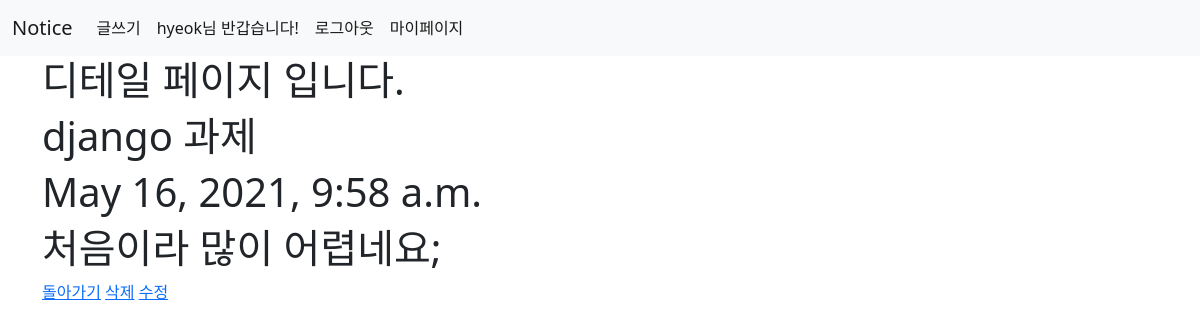
Page /notice/2/ (signed in) on the committed database.
### notice/models.py (models this page shows, shortened)
class Notice(models.Model):
    title = models.CharField(max_length=100)
    writer = models.CharField(max_length=100)
    number = models.IntegerField()
    pub_date = models.DateTimeField('date published')
    body = models.TextField()

### notice/views.py (the view)
# urls.py: path('<int:notice_id>/', views.detail, name='detail'),
def detail(request, notice_id):
    notice_detail = Notice.objects.get(id = notice_id)
    return render(request, 'detail.html', {'notice' : notice_detail})

### notice/templates/detail.html
{% extends 'base.html'%}
{% block content %}
    <h1>디테일 페이지 입니다.</h1>
    <h1>{{notice.title}}</h1>
    <h1>{{notice.pub_date}}</h1>
    <h1>{{notice.body}}</h1>
    <a href="{% url 'home' %}">돌아가기</a>
    <a href="{% url 'delete' notice.id %}">삭제</a>
    <a href="{% url 'edit' notice.id %}">수정</a>
{% endblock %}

### hyeokproject/templates/base.html (shortened to what this page needs)
<!DOCTYPE html>
<html lang="en">
<head>
    <link href="https://cdn.jsdelivr.net/npm/bootstrap@5.0.1/dist/css/bootstrap.min.css" rel="stylesheet">
</head>
<body>
    <nav class="navbar navbar-expand-lg navbar-light bg-light">
        <div class="container-fluid">
          <a class="navbar-brand" href="{% url 'home' %}">Notice</a>
          <div class="collapse navbar-collapse" id="navbarNavDropdown">
            <ul class="navbar-nav">
              {% if user.is_authenticated %}
              <li class="nav-item">
                <a class="nav-link active" aria-current="page" href="{% url 'new' %}">글쓰기</a>
              </li>
              <li class="nav-item">
                <a class="nav-link active" aria-current="page">{{user.username}}님 반갑습니다!</a>
              </li>
              <li class="nav-item">
                <a class="nav-link active" aria-current="page" href="{% url 'logout' %}">로그아웃</a>
              </li>
              <li class="nav-item">
                <a class="nav-link active" aria-current="page" href="{% url 'mypage' %}">마이페이지</a>
              {% endif %}
            </ul>
          </div>
        </div>
      </nav>
        <div class="container">
        {% block content %}
        {% endblock %}
        </div>
</body>
</html>

### rows in the picture
Notice: title "django 과제", pub_date "May 16, 2021, 9:58 a.m.", body "처음이라 많이 어렵네요;"

### other values in the picture
{{ user.username }} "hyeok"
